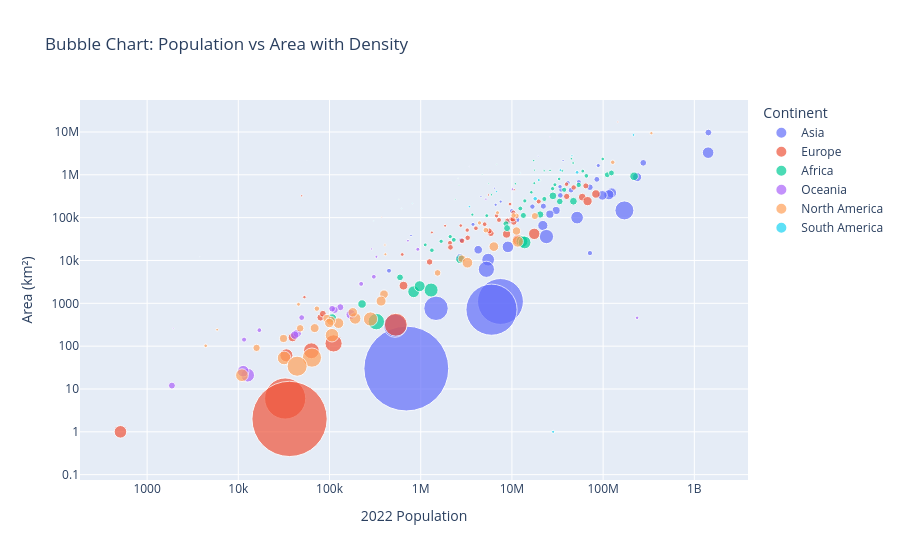

Write notebook code for a chart like this one.
### Markdown cell above
### 4- Bubble Chart:

with PX

### Code cell
# Populatin vs. Area with Density

# Automatically detect column names
pop_col = [c for c in df.columns if '2022' in c][0]
area_col = [c for c in df.columns if 'Area' in c][0]
density_col = [c for c in df.columns if 'Density' in c][0]
continent_col = [c for c in df.columns if 'Continent' in c][0]
country_col = [c for c in df.columns if 'Country' in c][0]

print(f"Using: x='{pop_col}', y='{area_col}', size='{density_col}'")

fig = px.scatter(
    df,
    x=pop_col,
    y=area_col,
    size=density_col,
    color=continent_col,
    hover_name=country_col,
    title='Bubble Chart: Population vs Area with Density',
    log_x=True,
    log_y=True,
    size_max=60,
    opacity=0.7
)

fig.show()

### Figure 1 — Plotly figure (JSON) as saved in the notebook; plotly's stock layout.template omitted (floating-point values rounded to 4 significant figures)
{"data": [{"hovertemplate": "<b>%{hovertext}</b><br><br>Continent=Asia<br>2022 Population=%{x}<br>Area (km²)=%{y}<br>Density (per km²)=%{marker.size}<extra></extra>", "hovertext": ["Afghanistan", "Armenia", "Azerbaijan", "Bahrain", "Bangladesh", "Bhutan", "Brunei", "Cambodia", "China", "Georgia", "Hong Kong", "India", "Indonesia", "Iran", "Iraq", "Israel", "Japan", "Jordan", "Kazakhstan", "Kuwait", "Kyrgyzstan", "Laos", "Lebanon", "Macau", "Malaysia", "Maldives", "Mongolia", "Myanmar", "Nepal", "North Korea", "Oman", "Pakistan", "Palestine", "Philippines", "Qatar", "Saudi Arabia", "Singapore", "South Korea", "Sri Lanka", "Syria", "Taiwan", "Tajikistan", "Thailand", "Timor-Leste", "Turkey", "Turkmenistan", "United Arab Emirates", "Uzbekistan", "Vietnam", "Yemen"], "legendgroup": "Asia", "marker": {"color": "#636efa", "opacity": 0.7, "size": [63.06, 93.48, 119.6, 1924.0, 1160.0, 20.38, 77.88, 92.62, 146.9, 53.72, 6783.0, 431.1, 144.7, 53.73, 101.5, 435.2, 328.0, 126.3, 7.119, 239.6, 33.16, 31.8, 525.2, 23170.0, 102.6, 1746.0, 2.173, 80.08, 207.6, 216.3, 14.79, 267.4, 844.1, 337.5, 232.6, 16.94, 8416.0, 517.1, 332.8, 119.5, 660.2, 69.55, 139.7, 90.18, 108.9, 13.18, 112.9, 77.4, 296.4, 63.82], "sizemode": "area", "sizeref": 6.437, "symbol": "circle"}, "mode": "markers", "name": "Asia", "orientation": "v", "showlegend": true, "type": "scatter", "x": [41130000.0, 2780000.0, 10360000.0, 1472000.0, 171200000.0, 782500.0, 449000.0, 16770000.0, 1426000000.0, 3744000.0, 7489000.0, 1417000000.0, 275500000.0, 88550000.0, 44500000.0, 9038000.0, 124000000.0, 11290000.0, 19400000.0, 4269000.0, 6631000.0, 7529000.0, 5490000.0, 695200.0, 33940000.0, 523800.0, 3398000.0, 54180000.0, 30550000.0, 26070000.0, 4576000.0, 235800000.0, 5250000.0, 115600000.0, 2695000.0, 36410000.0, 5976000.0, 51820000.0, 21830000.0, 22130000.0, 23890000.0, 9953000.0, 71700000.0, 71700000.0, 85340000.0, 6431000.0, 9441000.0, 34630000.0, 98190000.0, 33700000.0], "xaxis": "x", "y": [652200.0, 29740.0, 86600.0, 765.0, 147600.0, 38390.0, 5765.0, 181000.0, 9707000.0, 69700.0, 1104.0, 3288000.0, 1905000.0, 1648000.0, 438300.0, 20770.0, 377900.0, 89340.0, 2725000.0, 17820.0, 200000.0, 236800.0, 10450.0, 30.0, 330800.0, 300.0, 1564000.0, 676600.0, 147200.0, 120500.0, 309500.0, 881900.0, 6220.0, 342400.0, 11590.0, 2150000.0, 710.0, 100200.0, 65610.0, 185200.0, 36190.0, 143100.0, 513100.0, 14870.0, 783600.0, 488100.0, 83600.0, 447400.0, 331200.0, 528000.0], "yaxis": "y"}, {"hovertemplate": "<b>%{hovertext}</b><br><br>Continent=Europe<br>2022 Population=%{x}<br>Area (km²)=%{y}<br>Density (per km²)=%{marker.size}<extra></extra>", "hovertext": ["Albania", "Andorra", "Austria", "Belarus", "Belgium", "Bosnia and Herzegovina", "Bulgaria", "Croatia", "Cyprus", "Czech Republic", "Denmark", "Estonia", "Faroe Islands", "Finland", "France", "Germany", "Gibraltar", "Greece", "Guernsey", "Hungary", "Iceland", "Ireland", "Isle of Man", "Italy", "Jersey", "Latvia", "Liechtenstein", "Lithuania", "Luxembourg", "Malta", "Moldova", "Monaco", "Montenegro", "Netherlands", "North Macedonia", "Norway", "Poland", "Portugal", "Romania", "Russia", "San Marino", "Serbia", "Slovakia", "Slovenia", "Spain", "Sweden", "Switzerland", "Ukraine", "United Kingdom", "Vatican City"], "legendgroup": "Europe", "marker": {"color": "#EF553B", "opacity": 0.7, "size": [98.87, 170.6, 106.6, 45.93, 381.8, 63.14, 61.17, 71.22, 135.3, 133.1, 136.5, 29.32, 38.11, 16.37, 117.1, 233.5, 5442.0, 78.68, 811.6, 107.1, 3.62, 71.48, 147.8, 195.9, 955.0, 28.67, 245.8, 42.11, 250.4, 1688.0, 96.7, 18230.0, 45.4, 419.7, 81.42, 16.78, 127.5, 111.5, 82.47, 8.464, 551.8, 81.73, 115.1, 104.6, 93.99, 23.43, 211.7, 65.79, 277.9, 510.0], "sizemode": "area", "sizeref": 6.437, "symbol": "circle"}, "mode": "markers", "name": "Europe", "orientation": "v", "showlegend": true, "type": "scatter", "x": [2842000.0, 79820.0, 8940000.0, 9535000.0, 11660000.0, 3234000.0, 6782000.0, 4030000.0, 1251000.0, 10490000.0, 5882000.0, 1326000.0, 53090.0, 5541000.0, 64630000.0, 83370000.0, 32650.0, 10380000.0, 63300.0, 9967000.0, 372900.0, 5023000.0, 84520.0, 59040000.0, 110800.0, 1851000.0, 39330.0, 2750000.0, 647600.0, 533300.0, 3273000.0, 36470.0, 627100.0, 17560000.0, 2094000.0, 49550.0, 39860000.0, 10270000.0, 19660000.0, 144700000.0, 33660.0, 7221000.0, 5643000.0, 2120000.0, 47560000.0, 10550000.0, 8740000.0, 39700000.0, 67510000.0, 510.0], "xaxis": "x", "y": [28750.0, 468.0, 83870.0, 207600.0, 30530.0, 51210.0, 110900.0, 56590.0, 9251.0, 78860.0, 43090.0, 45230.0, 1393.0, 338400.0, 551700.0, 357100.0, 6.0, 132000.0, 78.0, 93030.0, 103000.0, 70270.0, 572.0, 301300.0, 116.0, 64560.0, 160.0, 65300.0, 2586.0, 316.0, 33850.0, 2.0, 13810.0, 41850.0, 25710.0, 323800.0, 312700.0, 92090.0, 238400.0, 17100000.0, 61.0, 88360.0, 49040.0, 20270.0, 506000.0, 450300.0, 41280.0, 603500.0, 242900.0, 1.0], "yaxis": "y"}, {"hovertemplate": "<b>%{hovertext}</b><br><br>Continent=Africa<br>2022 Population=%{x}<br>Area (km²)=%{y}<br>Density (per km²)=%{marker.size}<extra></extra>", "hovertext": ["Algeria", "Angola", "Benin", "Botswana", "Burkina Faso", "Burundi", "Cameroon", "Cape Verde", "Central African Republic", "Chad", "Comoros", "Djibouti", "DR Congo", "Egypt", "Equatorial Guinea", "Eritrea", "Eswatini", "Ethiopia", "Gabon", "Gambia", "Ghana", "Guinea", "Guinea-Bissau", "Ivory Coast", "Kenya", "Lesotho", "Liberia", "Libya", "Madagascar", "Malawi", "Mali", "Mauritania", "Mauritius", "Mayotte", "Morocco", "Mozambique", "Namibia", "Niger", "Nigeria", "Republic of the Congo", "Reunion", "Rwanda", "Sao Tome and Principe", "Senegal", "Seychelles", "Sierra Leone", "Somalia", "South Africa", "South Sudan", "Sudan", "Tanzania", "Togo", "Tunisia", "Uganda", "Western Sahara", "Zambia", "Zimbabwe"], "legendgroup": "Africa", "marker": {"color": "#00cc96", "opacity": 0.7, "size": [18.85, 28.55, 118.6, 4.519, 83.06, 463.1, 58.71, 147.1, 8.956, 13.8, 449.4, 48.31, 42.22, 110.7, 59.71, 31.33, 69.2, 111.7, 8.925, 253.2, 140.3, 56.37, 58.29, 195.9, 93.09, 75.96, 47.61, 3.872, 50.44, 172.2, 18.22, 4.595, 637.0, 871.9, 83.88, 41.13, 3.109, 20.69, 236.6, 17.46, 387.9, 523.1, 235.9, 16.94, 237.0, 120.0, 27.6, 49.05, 17.61, 24.85, 69.3, 155.8, 75.52, 195.6, 2.165, 26.6, 41.77], "sizemode": "area", "sizeref": 6.437, "symbol": "circle"}, "mode": "markers", "name": "Africa", "orientation": "v", "showlegend": true, "type": "scatter", "x": [44900000.0, 35590000.0, 13350000.0, 2630000.0, 22670000.0, 12890000.0, 27910000.0, 593100.0, 5579000.0, 17720000.0, 836800.0, 1121000.0, 99010000.0, 111000000.0, 1675000.0, 3684000.0, 1326000.0, 123400000.0, 2389000.0, 2706000.0, 33480000.0, 13860000.0, 2106000.0, 28160000.0, 54030000.0, 2306000.0, 5303000.0, 6812000.0, 29610000.0, 20410000.0, 22590000.0, 4736000.0, 1299000.0, 326100.0, 37460000.0, 32970000.0, 2567000.0, 26210000.0, 218500000.0, 5970000.0, 974100.0, 13780000.0, 227400.0, 17320000.0, 107100.0, 8606000.0, 17600000.0, 59890000.0, 10910000.0, 46870000.0, 65500000.0, 8849000.0, 12360000.0, 47250000.0, 576000.0, 20020000.0, 16320000.0], "xaxis": "x", "y": [2382000.0, 1247000.0, 112600.0, 582000.0, 273000.0, 27830.0, 475400.0, 4033.0, 623000.0, 1284000.0, 1862.0, 23200.0, 2345000.0, 1002000.0, 28050.0, 117600.0, 17360.0, 1104000.0, 267700.0, 10690.0, 238500.0, 245900.0, 36120.0, 322500.0, 580400.0, 30360.0, 111400.0, 1760000.0, 587000.0, 118500.0, 1240000.0, 1031000.0, 2040.0, 374.0, 446600.0, 801600.0, 825600.0, 1267000.0, 923800.0, 342000.0, 2511.0, 26340.0, 964.0, 2150000.0, 452.0, 71740.0, 637700.0, 1221000.0, 619700.0, 1886000.0, 945100.0, 56780.0, 163600.0, 241600.0, 266000.0, 752600.0, 390800.0], "yaxis": "y"}, {"hovertemplate": "<b>%{hovertext}</b><br><br>Continent=Oceania<br>2022 Population=%{x}<br>Area (km²)=%{y}<br>Density (per km²)=%{marker.size}<extra></extra>", "hovertext": ["American Samoa", "Australia", "Cook Islands", "Fiji", "French Polynesia", "Guam", "Kiribati", "Marshall Islands", "Micronesia", "Nauru", "New Caledonia", "New Zealand", "Niue", "Northern Mariana Islands", "Palau", "Papua New Guinea", "Samoa", "Solomon Islands", "Tokelau", "Tonga", "Tuvalu", "Vanuatu", "Wallis and Futuna"], "legendgroup": "Oceania", "marker": {"color": "#ab63fa", "opacity": 0.7, "size": [222.5, 3.403, 72.08, 50.88, 73.5, 312.9, 161.8, 229.7, 162.6, 603.2, 15.61, 19.17, 7.439, 106.8, 39.34, 21.91, 78.25, 25.06, 155.9, 143.0, 435.1, 26.81, 81.49], "sizemode": "area", "sizeref": 6.437, "symbol": "circle"}, "mode": "markers", "name": "Oceania", "orientation": "v", "showlegend": true, "type": "scatter", "x": [44270.0, 26180000.0, 17010.0, 929800.0, 306300.0, 171800.0, 131200.0, 41570.0, 114200.0, 12670.0, 290000.0, 5185000.0, 1934.0, 49550.0, 235800000.0, 10140000.0, 222400.0, 724300.0, 1871.0, 106900.0, 11310.0, 326700.0, 11570.0], "xaxis": "x", "y": [199.0, 7692000.0, 236.0, 18270.0, 4167.0, 549.0, 811.0, 181.0, 702.0, 21.0, 18580.0, 270500.0, 260.0, 464.0, 459.0, 462800.0, 2842.0, 28900.0, 12.0, 747.0, 26.0, 12190.0, 142.0], "yaxis": "y"}, {"hovertemplate": "<b>%{hovertext}</b><br><br>Continent=North America<br>2022 Population=%{x}<br>Area (km²)=%{y}<br>Density (per km²)=%{marker.size}<extra></extra>", "hovertext": ["Anguilla", "Antigua and Barbuda", "Aruba", "Bahamas", "Barbados", "Belize", "Bermuda", "British Virgin Islands", "Canada", "Cayman Islands", "Costa Rica", "Cuba", "Curacao", "Dominica", "Dominican Republic", "El Salvador", "Greenland", "Grenada", "Guadeloupe", "Guatemala", "Haiti", "Honduras", "Jamaica", "Martinique", "Mexico", "Montserrat", "Nicaragua", "Panama", "Puerto Rico", "Saint Barthelemy", "Saint Kitts and Nevis", "Saint Lucia", "Saint Martin", "Saint Pierre and Miquelon", "Saint Vincent and the Grenadines", "Sint Maarten", "Trinidad and Tobago", "Turks and Caicos Islands", "United States", "United States Virgin Islands"], "legendgroup": "North America", "marker": {"color": "#FFA15A", "opacity": 0.7, "size": [174.3, 212.1, 591.4, 29.4, 655.0, 17.65, 1189.0, 207.3, 3.851, 260.2, 101.4, 102.0, 430.5, 96.85, 230.7, 301.1, 0.0261, 364.6, 243.1, 163.9, 417.5, 92.74, 195.9, 325.8, 64.91, 43.04, 53.3, 58.46, 366.7, 522.2, 182.6, 292.0, 599.8, 24.22, 267.2, 1299.0, 143.0, 48.21, 36.09, 286.6], "sizemode": "area", "sizeref": 6.437, "symbol": "circle"}, "mode": "markers", "name": "North America", "orientation": "v", "showlegend": true, "type": "scatter", "x": [15860.0, 93760.0, 106400.0, 410000.0, 281600.0, 405300.0, 64180.0, 31300.0, 38450000.0, 68710.0, 5181000.0, 11210000.0, 191200.0, 72740.0, 11230000.0, 6336000.0, 56470.0, 125400.0, 395800.0, 17840000.0, 11580000.0, 10430000.0, 2827000.0, 367500.0, 127500000.0, 4390.0, 6948000.0, 4409000.0, 3252000.0, 10970.0, 47660.0, 179900.0, 31790.0, 5862.0, 103900.0, 44180.0, 1531000.0, 45700.0, 338300000.0, 99460.0], "xaxis": "x", "y": [91.0, 442.0, 180.0, 13940.0, 430.0, 22970.0, 54.0, 151.0, 9985000.0, 264.0, 51100.0, 109900.0, 444.0, 751.0, 48670.0, 21040.0, 2166000.0, 344.0, 1628.0, 108900.0, 27750.0, 112500.0, 10990.0, 1128.0, 1964000.0, 102.0, 130400.0, 75420.0, 8870.0, 21.0, 261.0, 616.0, 53.0, 242.0, 389.0, 34.0, 5130.0, 948.0, 9373000.0, 347.0], "yaxis": "y"}, {"hovertemplate": "<b>%{hovertext}</b><br><br>Continent=South America<br>2022 Population=%{x}<br>Area (km²)=%{y}<br>Density (per km²)=%{marker.size}<extra></extra>", "hovertext": ["Argentina", "Bolivia", "Brazil", "Chile", "Colombia", "Ecuador", "Falkland Islands", "French Guiana", "Guyana", "Paraguay", "Peru", "Suriname", "Uruguay", "Venezuela"], "legendgroup": "South America", "marker": {"color": "#19d3f3", "opacity": 0.7, "size": [16.37, 11.13, 25.28, 25.93, 45.43, 65.02, 0.3105, 3.646, 3.762, 16.67, 26.49, 3.773, 18.91, 30.88], "sizemode": "area", "sizeref": 6.437, "symbol": "circle"}, "mode": "markers", "name": "South America", "orientation": "v", "showlegend": true, "type": "scatter", "x": [45510000.0, 12220000.0, 215300000.0, 19600000.0, 51870000.0, 18000000.0, 3780.0, 304600.0, 808700.0, 6781000.0, 34050000.0, 618000.0, 3423000.0, 28300000.0], "xaxis": "x", "y": [2780000.0, 1099000.0, 8516000.0, 756100.0, 1142000.0, 276800.0, 12170.0, 83530.0, 215000.0, 406800.0, 1285000.0, 163800.0, 181000.0, 1.0], "yaxis": "y"}], "layout": {"legend": {"itemsizing": "constant", "title": {"text": "Continent"}, "tracegroupgap": 0}, "title": {"text": "Bubble Chart: Population vs Area with Density"}, "xaxis": {"anchor": "y", "domain": [0, 1], "title": {"text": "2022 Population"}, "type": "log"}, "yaxis": {"anchor": "x", "domain": [0, 1], "title": {"text": "Area (km²)"}, "type": "log"}}}
